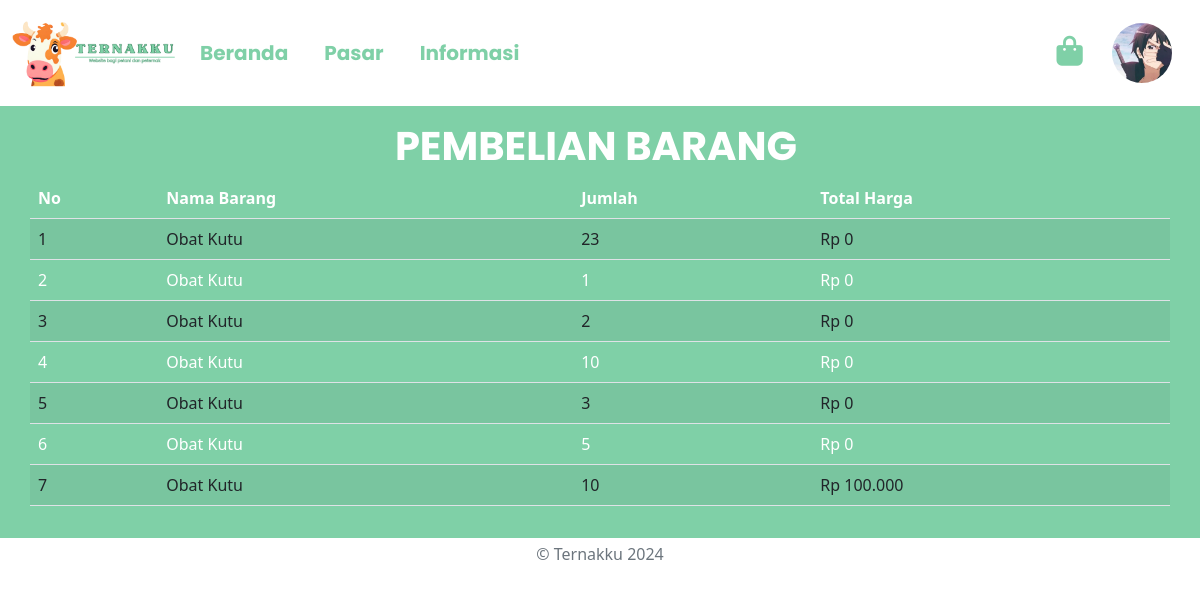
The app's page /Pages/riwayat.php (signed in) with its own data.
### tables this page shows
CREATE TABLE `tb_akun` (
  `id_akun` int(11) NOT NULL,
  `user` varchar(25) NOT NULL,
  `pass` varchar(255) NOT NULL,
  `nama` varchar(25) DEFAULT NULL,
  `alamat` varchar(255) DEFAULT NULL,
  `foto` varchar(255) DEFAULT NULL
);

CREATE TABLE `tb_beli` (
  `id` int(11) NOT NULL,
  `nama_barang` varchar(255) NOT NULL,
  `jumlah` int(25) NOT NULL,
  `total` int(255) NOT NULL,
  `user_penjual` varchar(255) NOT NULL,
  `user_pembeli` varchar(255) NOT NULL,
  `alamat` text NOT NULL,
  `bukti_bayar` varchar(255) NOT NULL
);

### Pages/riwayat.php (the view, shortened to what this page needs)
<?php
$connect = koneksi();
$username = $_SESSION['user'];
$query = "SELECT * FROM tb_akun WHERE user=?";
$stmt = $connect->prepare($query);
$stmt->bind_param("s", $username);
$stmt->execute();
$result = $stmt->get_result();
if ($result->num_rows === 1) {
    $row = $result->fetch_assoc();
    $foto = $row['foto'];
}
?>
<!doctype html>
<html lang="en">
<head>
    <link href="https://cdn.jsdelivr.net/npm/bootstrap@5.2.3/dist/css/bootstrap.min.css" rel="stylesheet">
    <link rel="stylesheet" href="https://cdn.datatables.net/2.0.1/css/dataTables.dataTables.css" />
    <link rel="stylesheet" href="../Assets/CSS/main.css">
</head>
<body>
    <nav class="navbar navbar-expand-lg">
        <div class="container-fluid">
            <a class="navbar-brand d-none d-md-none d-lg-block" href="index.php">
                <img src="../Assets/Photos/logo_navbar.png" class="img-fluid" alt="Ternakku" width="164">
            </a>
            <div class="collapse navbar-collapse" id="navbarSupportedContent">
                <ul class="navbar-nav me-auto mb-2 mb-lg-0">
                    <li class="nav-item">
                        <a class="nav-link" aria-current="page" href="index.php">Beranda</a>
                    </li>
                    <li class="nav-item">
                        <a class="nav-link" href="pasar.php">Pasar</a>
                    </li>
                    <li class="nav-item">
                        <a class="nav-link" href="informasi.php">Informasi</a>
                    </li>
                </ul>
                <form class="d-flex justify-content-end">
                    <div class="navbar-brand">
                        <a href="#" style="text-decoration: none;">
                            <i class="fa-solid fa-bag-shopping fa-xl pe-4" style="color: #7fd0a7;"></i>
                        </a>
                        <a href="user.php">
                            <img src="<?php echo $foto; ?>" class="rounded-circle" alt="Ternakku" height="60" width="60">
                        </a>
                    </div>
                </form>
            </div>
        </div>
    </nav>
    <div class="container-xxl p-2 pb-3 custom-bg" style="background-color: #7fd0a7; color: white;">
        <div class="d-flex justify-content-center text-jual">
            <h1 class="text-center pt-2 pe-2">PEMBELIAN BARANG</h1>
        </div>
        <div class="container g-0">
            <div class="table-responsive">
                <table id="table" style="color: white;" class="table table-striped">
                    <thead>
                        <tr>
                            <th>No</th>
                            <th>Nama Barang</th>
                            <th>Jumlah</th>
                            <th>Total Harga</th>
                        </tr>
                    </thead>
                    <tbody>
                        <?php
                        $datajual = mysqli_query($connect, "SELECT * FROM tb_beli WHERE user_pembeli = '$username'");
                        $i = 1;
                        while ($data = mysqli_fetch_array($datajual)) {
                            $nama = $data['nama_barang'];
                            $jumlah = $data['jumlah'];
                            $total = $data['total'];
                        ?>
                            <tr>
                                <td><?= $i++; ?></td>
                                <td><?= $nama; ?></td>
                                <td><?= $jumlah; ?></td>
                                <td><?= "Rp " . number_format($total, 0, ',', '.'); ?></td>
                            </tr>
                        <?php
                        };
                        ?>
                    </tbody>
                </table>
            </div>
        </div>
    </div>
    <div class="container-fluid">
        <footer class="p-1 y-1">
            <p class="class= text-center text-muted">© Ternakku 2024</p>
        </footer>
    </div>
</body>
</html>

### Assets/CSS/main.css (style rules this page uses)
.nav-link { font-size: 20px; color: #7fd0a7; }
.nav-item { margin-right: 20px; }
.nav-link, .container-fluid h1, .container-fluid .text-start, .modal-title, .card-judul, .col-deskripsi h2, h3, .text-jual h1, .col-deskripsi h6, .text-bayar h2 { font-family: POPPINBOLD; }

### records on screen
tb_akun: foto (picture)
tb_beli: nama_barang "Obat Kutu", jumlah "23", total "0"
tb_beli: nama_barang "Obat Kutu", jumlah "1", total "0"
tb_beli: nama_barang "Obat Kutu", jumlah "2", total "0"
tb_beli: nama_barang "Obat Kutu", jumlah "10", total "0"
tb_beli: nama_barang "Obat Kutu", jumlah "3", total "0"
tb_beli: nama_barang "Obat Kutu", jumlah "5", total "0"
tb_beli: nama_barang "Obat Kutu", jumlah "10", total "100.000"
